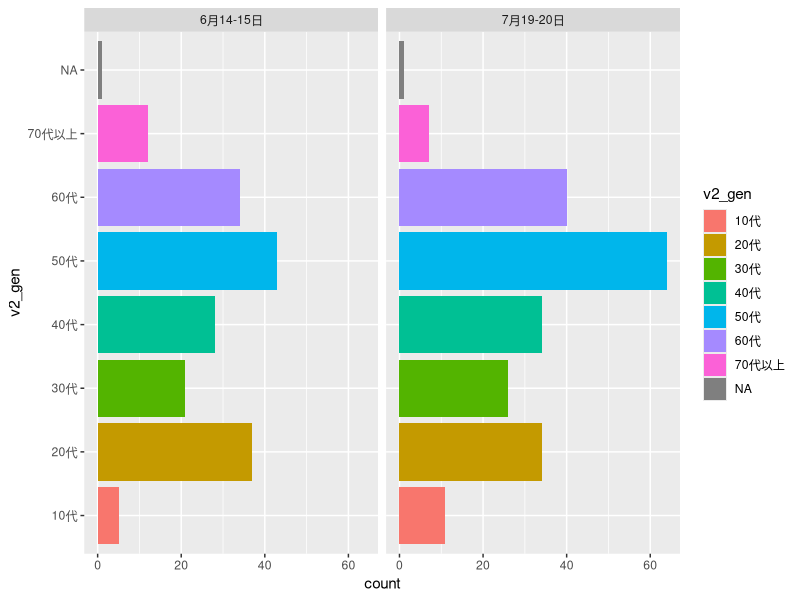
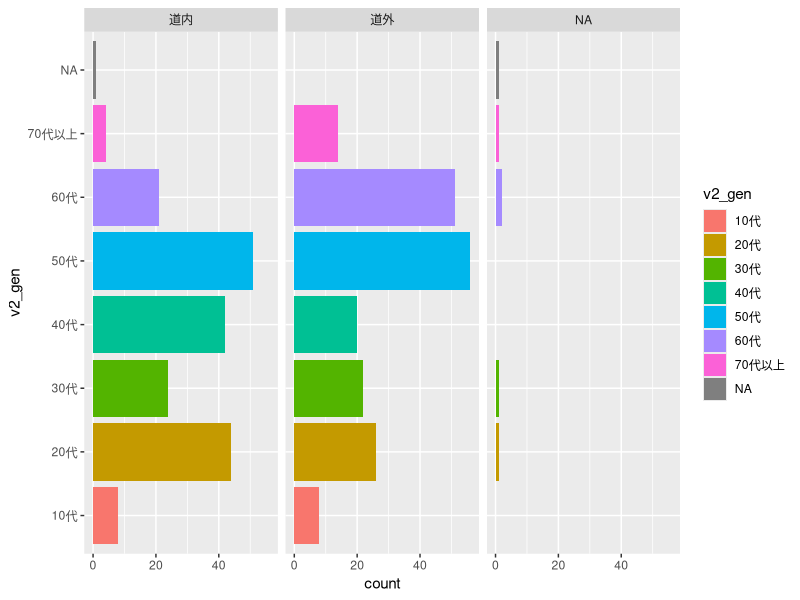
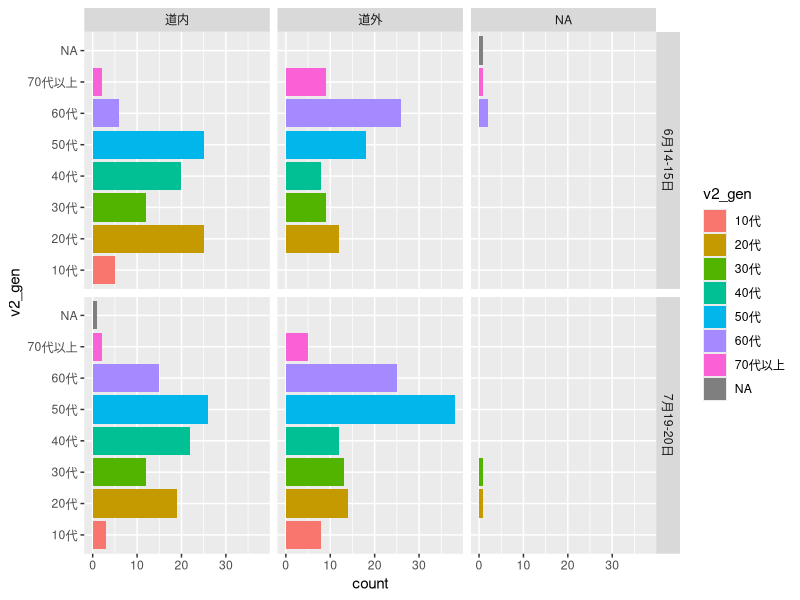
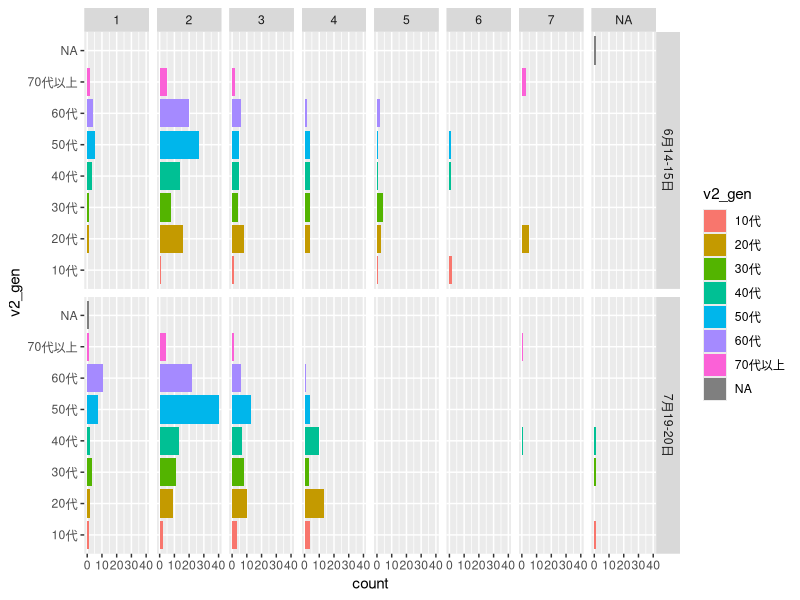
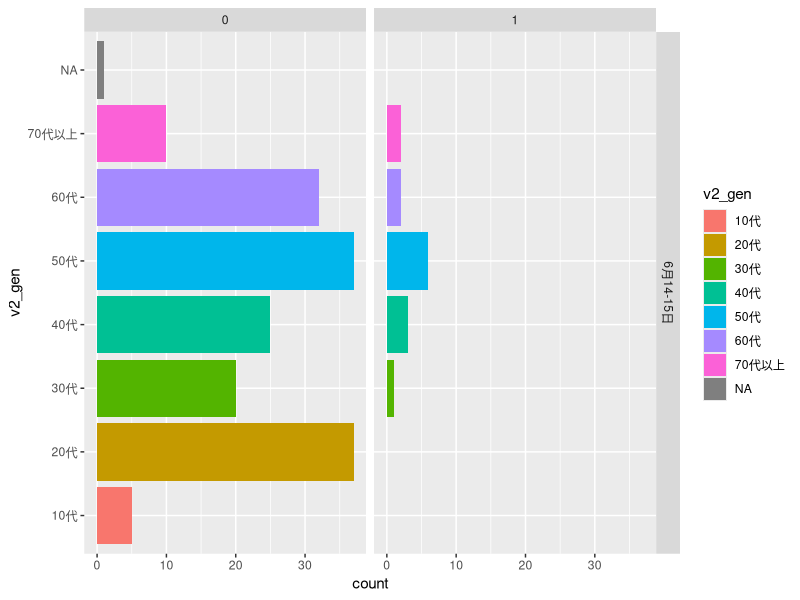
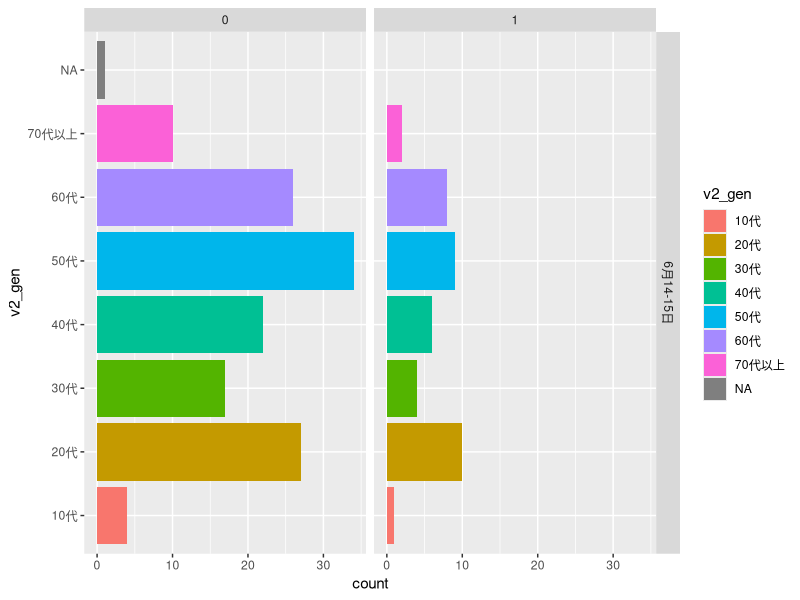
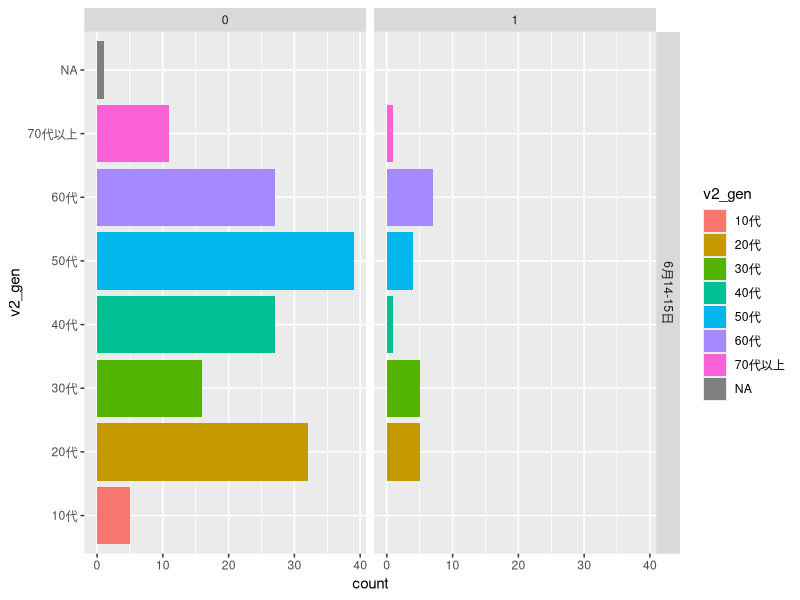
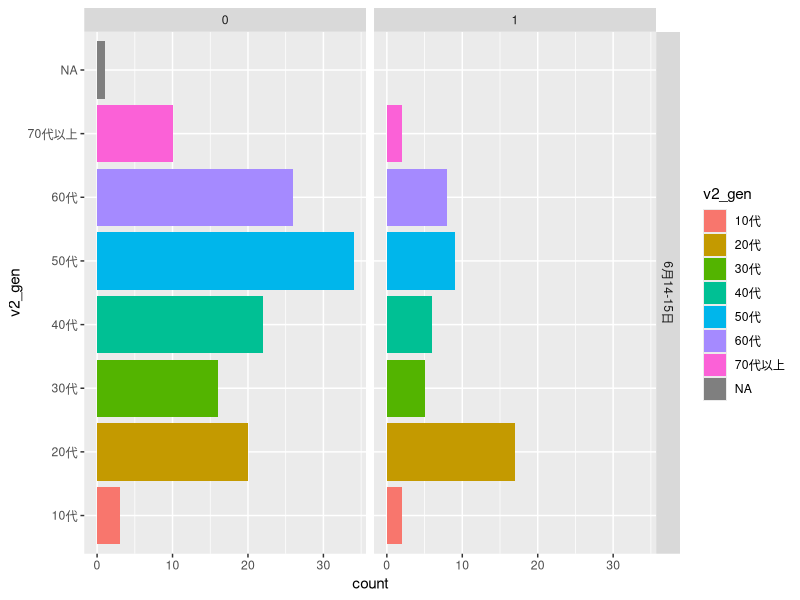

Generate these figures, in order, with R:
## ---- chunk 1
#| include: false
library(tidyverse)
library(patchwork)
## ---- chunk 2
#| include: false

df <- read_csv("kaminoko2025_all.csv")


## ---- chunk 3
# 変数名を間違って入力していたので修正。
df <- df |> 
  rename_with(~ gsub("^q12", "v12", .x)) 

df <- df |> 
  rename_with(~ gsub("^q14", "v14", .x)) 

# 北海道内（外）と道内（外）が混じっていたので道内（外）に統一
df <- df |> 
  mutate(
    v3_hokkaido = case_when(
      v3_hokkaido == "北海道内" ~ "道内",
      v3_hokkaido == "北海道外" ~ "道外",
      TRUE ~ v3_hokkaido
    )
  )

# 日付をファクタ化してレベル設定
df <- df |> 
  mutate(
    date = factor(date, levels = c("6月8日", "6月14-15日", "7月19-20日"))
  )

# 1,2のままだと使いにくいので、カテゴリー名をかえる。
df <- df |> 
  mutate(
    v13_citizen_consumer = case_when(
      v13_citizen_consumer == 1 ~ "市民選好",
      v13_citizen_consumer == 2 ~ "消費者選好",
      TRUE ~ NA_character_
    )
  )
## ---- chunk 4
df |> 
  ggplot(aes(y = v2_gen, fill = v2_gen)) +
  geom_bar() +
  facet_wrap(~date)
## ---- chunk 5
df |> 
  ggplot(aes(y = v2_gen, fill = v2_gen)) +
  geom_bar() +
  facet_wrap(~v3_hokkaido)
## ---- chunk 6
df |> 
  ggplot(aes(y = v2_gen, fill = v2_gen)) +
  geom_bar() +
  facet_grid(date~v3_hokkaido)
## ---- chunk 7
df |> 
  ggplot(aes(y = v2_gen, fill = v2_gen)) +
  geom_bar() +
  facet_grid(date~v5_companions_cnt)
## ---- chunk 8
df |> 
  filter(!is.na(v7_web)) |> 
  ggplot(aes(y = v2_gen, fill = v2_gen)) +
  geom_bar() +
  facet_grid(date~v7_web)
## ---- chunk 9
df |> 
  filter(!is.na(v7_web_reviews)) |> 
  ggplot(aes(y = v2_gen, fill = v2_gen)) +
  geom_bar() +
  facet_grid(date~v7_web_reviews)
## ---- chunk 10
df |> 
  filter(!is.na(v7_magazine)) |> 
  ggplot(aes(y = v2_gen, fill = v2_gen)) +
  geom_bar() +
  facet_grid(date~v7_magazine)
## ---- chunk 11
df |> 
  filter(!is.na(v7_companion_suggestion)) |> 
  ggplot(aes(y = v2_gen, fill = v2_gen)) +
  geom_bar() +
  facet_grid(date~v7_companion_suggestion)
## ---- chunk 12
df |> 
  filter(!is.na(v7_non_companion_info)) |> 
  ggplot(aes(y = v2_gen, fill = v2_gen)) +
  geom_bar() +
  facet_grid(date~v7_non_companion_info)
## ---- chunk 13
df |> 
  filter(!is.na(v2_gen)) |> 
  group_by(v2_gen) |> 
  summarise(
    web = sum(v7_web, na.rm = TRUE),
    other_web = sum(v7_other_web, na.rm = TRUE),
    web_reviews = sum(v7_web_reviews, na.rm = TRUE),
    tv = sum(v7_tv, na.rm = TRUE),
    travel_agency = sum(v7_travel_agency, na.rm = TRUE),
    magazine = sum(v7_magazine, na.rm = TRUE),
    companion_suggestion = sum(v7_companion_suggestion, na.rm = TRUE),
    non_companion_info = sum(v7_non_companion_info, na.rm = TRUE),
    .groups = "drop"
  ) |> 
  pivot_longer(
    -v2_gen,
    names_to = "choice",
    values_to = "count"
  ) |> 
  ggplot(aes(x = count, y = choice)) +
  geom_col() +
  facet_wrap(~v2_gen)
## ---- chunk 14
df |> 
  filter(!is.na(v5_companions_cnt)) |> 
  group_by(v5_companions_cnt) |> 
  summarise(
    web = sum(v7_web, na.rm = TRUE),
    other_web = sum(v7_other_web, na.rm = TRUE),
    web_reviews = sum(v7_web_reviews, na.rm = TRUE),
    tv = sum(v7_tv, na.rm = TRUE),
    travel_agency = sum(v7_travel_agency, na.rm = TRUE),
    magazine = sum(v7_magazine, na.rm = TRUE),
    companion_suggestion = sum(v7_companion_suggestion, na.rm = TRUE),
    non_companion_info = sum(v7_non_companion_info, na.rm = TRUE),
    .groups = "drop"
  ) |> 
  pivot_longer(
    -v5_companions_cnt,
    names_to = "choice",
    values_to = "count"
  ) |> 
  ggplot(aes(x = count, y = choice)) +
  geom_col() +
  facet_wrap(~v5_companions_cnt)
